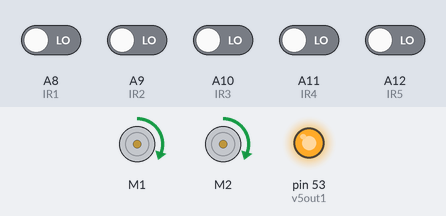
The sketch below on a simulated Arduino Mega 2560, built with avr-gcc and run on an emulated ATmega2560. Shown: 2 × DC motor (green arrow = forward, orange = backward, longer = faster), output pins drawn as LEDs (lit = HIGH). The test bench sets the inputs (shaded band); at power-on: A8 (IR1), A9 (IR2), A10 (IR3), A11 (IR4), A12 (IR5) LOW. What the sketch prints to the serial monitor is not drawn.

Above: at 1.2 s.
1.3 s: A8 (IR1) driven HIGH and A9 (IR2) driven HIGH
4.3 s: A10 (IR3) driven HIGH and A11 (IR4) driven HIGH
At 4.9 s:
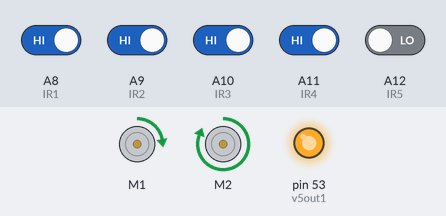
5.8 s: A8 (IR1) driven LOW
At 7.1 s:
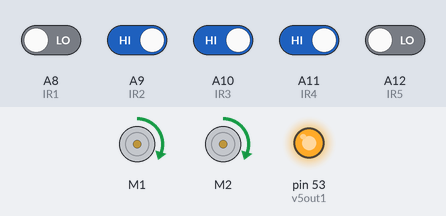
8.8 s: A12 (IR5) driven HIGH
At 9.4 s:
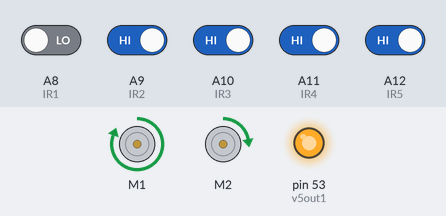
10.3 s: A12 (IR5) driven LOW
At 10.6 s:
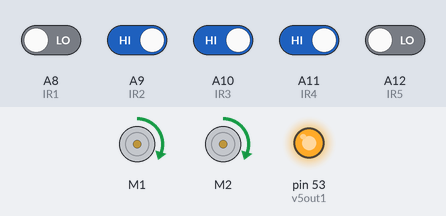
Timing chart, 0 to 13.3 s (numbered marks = the images above; inputs shaded):
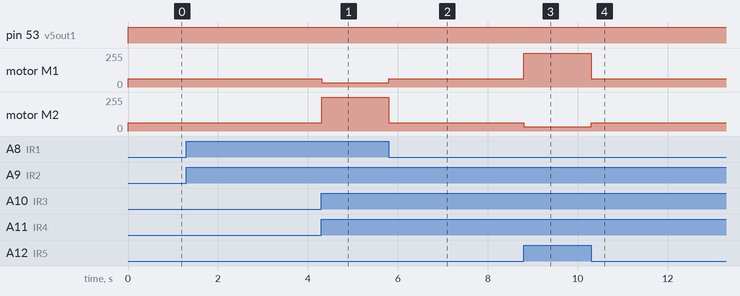

The sketch:

car.ino
```cpp
#include "DualMC33926MotorShield.h"

DualMC33926MotorShield md;
#define one_transmission 100
#define two_transmission 200

#define IR1   A8//定义寻迹传感器引脚
#define IR2   A9
#define IR3   A10
#define IR4   A11
#define IR5   A12

#define  v5out1 53

int Out1,Out2,Out3,Out4,Out5;

void stopIfFault();
void motor_forward(int transmission);
void motor_turn_left(int transmission);//1,2,3三个 gear
void motor_turn_right(int transmission);
void motor_reverse();
void motor_neutral();

void setup()
{
  Serial.begin(115200);
  Serial.println("Dual MC33926 Motor Shield");
  pinMode(v5out1,OUTPUT);
   pinMode(IR1, INPUT);
   pinMode(IR2, INPUT);
   pinMode(IR3, INPUT);
   pinMode(IR4, INPUT);
   pinMode(IR5, INPUT);
  md.init();
}


void loop()
{
      digitalWrite(v5out1,HIGH);
    while(1)
    {
        Out1 = digitalRead(IR1);
        Out2 = digitalRead(IR2);
        Out3 = digitalRead(IR3);
        Out4 = digitalRead(IR4);
        Out5 = digitalRead(IR5);
        Serial.print(" Out1:");
        Serial.print(Out1);
        Serial.print(" Out2:");
        Serial.print(Out2);
        Serial.print(" Out3:");
        Serial.print(Out3);
        Serial.print(" Out4:");
        Serial.print(Out4);
        Serial.print(" Out5:");
        Serial.println(Out5);

        if(Out1==1 && Out2==1 && Out3==0 && Out4==1 && Out5==1)
        {
              motor_forward(one_transmission);
           //   delay(5);


        }
        else if(Out1==1 && Out2==1 && Out3==1 && Out4==0 && Out5==1)
        {
              motor_turn_right(2);
            //  delay(5);

        }
        else if(Out1==1 && Out2==1 && Out3==1 && Out4==1 && Out5==0)
        {
           motor_turn_right(3);
         //  delay(5);
        }
        else if(Out1==1 && Out2==0 && Out3==1 && Out4==1 && Out5==1)
        {
             motor_turn_left(2);

        //     delay(5);
        }
        else if(Out1==0 && Out2==1 && Out3==1 && Out4==1 && Out5==1)
        {
              motor_turn_left(3);
            //  delay(5);

        }
        else
        {
           motor_forward(one_transmission);
          // delay(5);
        }
    }
}
void stopIfFault()
{
  if (md.getFault())
  {
    Serial.println("fault");
    while(1);
  }
}
void motor_forward(int transmission)
{
    md.setSpeeds(transmission,transmission);
}
void motor_turn_left(int transmission_flag)
{
  if(transmission_flag==1)//turn one gear
  {
     md.setSpeeds(200,100);
  }
  else if(transmission_flag==2)//turn two gear
  {
    md.setSpeeds(300,100);
  }
  else if(transmission_flag==3)//turn three gear
  {
    md.setSpeeds(400,50);
  }
}
void motor_turn_right(int transmission_flag)
{
  if(transmission_flag==1)//turn one gear
  {
     md.setSpeeds(100,200);
  }
  else if(transmission_flag==2)//turn two gear
  {
    md.setSpeeds(100,300);
  }
  else if(transmission_flag==3)//turn three gear
  {
     md.setSpeeds(50,400);
  }
}
void motor_reverse()
{
  md.setSpeeds(-100,-100);
}
void motor_neutral()
{
  md.setSpeeds(0,0);
}
```

Measured:
- after the input at 4.3 s, motor M1: forward 63/255 → forward 31/255 at once; motor M2: forward 63/255 → forward 255/255 at once
- after the input at 5.8 s, motor M1: forward 31/255 → forward 63/255 at once; motor M2: forward 255/255 → forward 63/255 at once
- after the input at 8.8 s, motor M1: forward 63/255 → forward 255/255 at once; motor M2: forward 63/255 → forward 31/255 at once
- after the input at 10.3 s, motor M1: forward 255/255 → forward 63/255 at once; motor M2: forward 31/255 → forward 63/255 at once
